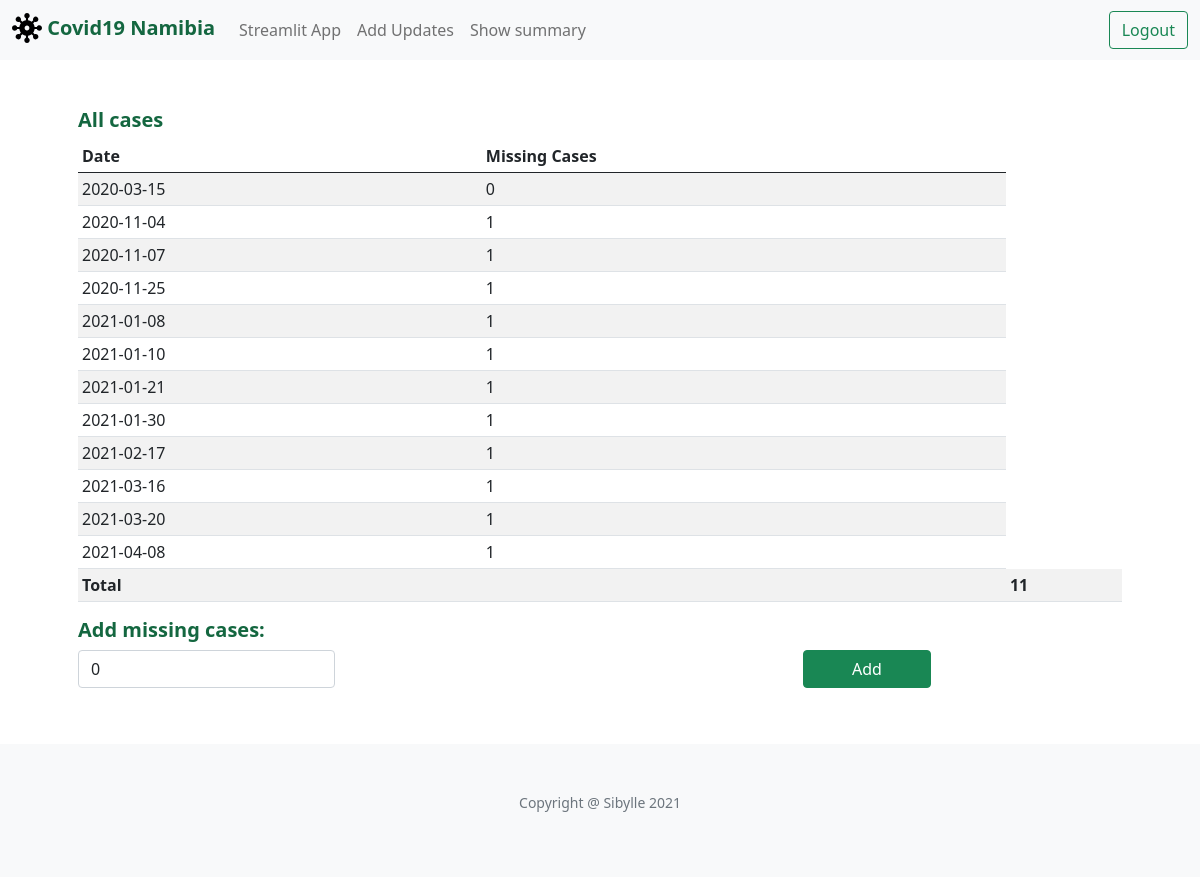
The page /missing_cases (signed in) on the database as committed earlier.
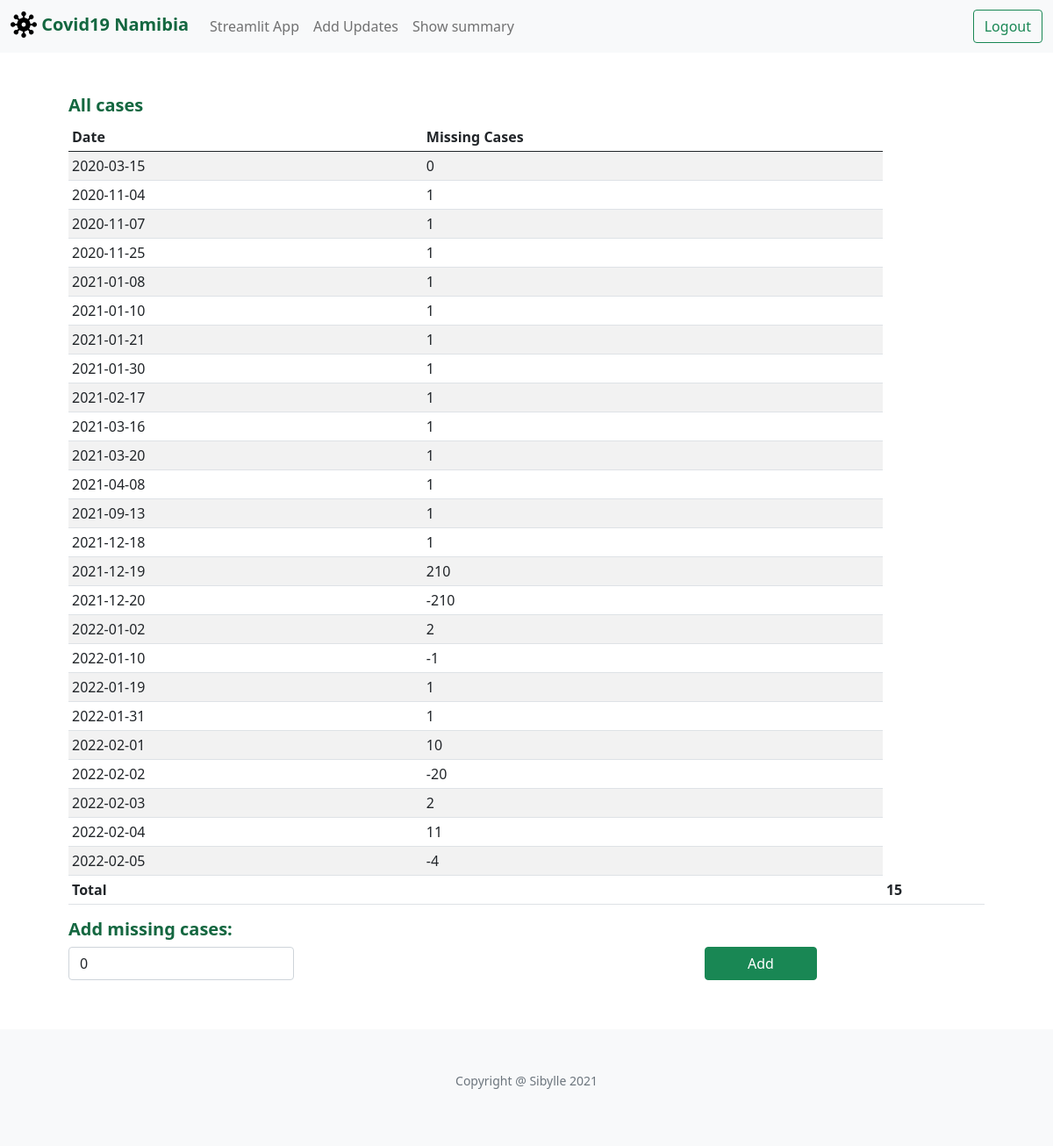
The same page on the database as committed later.
### tables this page shows
CREATE TABLE missing(id INTEGER PRIMARY KEY, missing_date TEXT NOT NULL, missing_cases INTEGER);

### application.py (the view)
@app.route("/missing_cases", methods=["GET", "POST"])
@login_required
def missing_cases():
    row = db.execute("SELECT * FROM active_date")
    new_date_str=row[0]['active_date']
    new_date = datetime.strptime(new_date_str, '%Y-%m-%d').date()
    if request.method == "POST":
        if request.form.get("missing_cases"):
            no_cases=int(request.form.get("missing_cases"))
        else:
            no_cases=0
        db.execute("INSERT INTO missing(missing_date,missing_cases) VALUES (?,?)", new_date,no_cases)
        rows = db.execute("SELECT * FROM missing WHERE missing_date <= ?",new_date)
        return render_template("missing_cases.html",new_date=new_date,missing_cases=rows)
    else:
        rows = db.execute("SELECT * FROM missing WHERE missing_date <= ?",new_date)
        return render_template("missing_cases.html",new_date=new_date,missing_cases=rows)

### application.py (called while the page is built)
def login_required(f):
    @wraps(f)
    def decorated_function(*args, **kwargs):
        if session.get("user_id") is None:
            return redirect("/login")
        return f(*args, **kwargs)
    return decorated_function

@app.after_request
def after_request(response):
    response.headers["Cache-Control"] = "no-cache, no-store, must-revalidate"
    response.headers["Expires"] = 0
    response.headers["Pragma"] = "no-cache"
    return response

### templates/missing_cases.html (shortened to what this page needs)
{% extends "layout.html" %}
{% block main %}
  <h5>All cases</h5>
  <table class="table table-sm table-striped">
    <thead>
        <tr>
            <th scope="col">Date</th>
            <th scope="col">Missing Cases</th>
        </tr>
    </thead>
    <tbody>
        {% if missing_cases %}
        {% for row in missing_cases %}
        <tr>
            <td class="text-left">{{ row.missing_date }}</td>
            <td class="text-left">{{ row.missing_cases }}</td>
        </tr>
        {% endfor %}
        <tr>
            <td class="text-left" colspan="2"><strong>Total</strong></td>
            <td class="text-left"> <strong>{{ missing_cases|sum("missing_cases") }}</strong>
        </tr>
        {% endif %}
    </tbody>
  </table>
<form action="/missing_cases" method="post">
        <h5> Add missing cases:</h5>
        <div class="row">
            <div class="form-group col mb-2">
                <input autocomplete="off" autofocus class="form-control" name="missing_cases" placeholder="0" value="0" type="number">
            </div>
            <div class="col text-center">
                <button class="btn btn-success px-5" type="submit">Add</button>
            </div>
        </div>
  </form>
{% endblock %}

### templates/layout.html (shortened to what this page needs)
<!DOCTYPE html>
<html lang="en">
<head>
	<link href="https://cdn.jsdelivr.net/npm/bootstrap@5.0.1/dist/css/bootstrap.min.css" rel="stylesheet">
	<link rel="stylesheet" href="./static/styles.css">
</head>
<body>
	<nav class="navbar navbar-expand-md navbar-light bg-light">
	  	<div class="container-fluid">
	    <a class="navbar-brand" href="./">
	      <img src="./static/virus-svgrepo-com.svg" alt="" width="30" height="30" class="d-inline-block mb-1">
	      Covid19 Namibia
	    </a>
	    <div class="collapse navbar-collapse" id="navbarSupportedContent">
	        {% if session.user_id %}
		        <ul class="navbar-nav me-auto mb-2 mb-md-0">
		            <li class="nav-item"><a class="nav-link" href="https:/share.streamlit.io/ehasib/covid19-nam/app.py" target="_blank">Streamlit App</a></li>
		            <li class="nav-item"><a class="nav-link" href="./">Add Updates</a></li>
		            <li class="nav-item"><a class="nav-link" href="./summary">Show summary</a></li>
		        </ul>
		        <ul class="navbar-nav ms-auto mb-2 mb-md-0">
		            <li class="nav-item">
		            	<a class="btn btn-outline-success" href="/logout" role="button">Logout</a>
		            </li>
		        </ul>
        	{% endif %}
	    </div>
	  </div>
	</nav>
	<main class="container p-5">
            {% block main %}
            {% endblock %}
     </main>
	<footer class="small text-center text-muted bg-light p-5">
            <p> Copyright @ Sibylle 2021</p>
    </footer>
</body>
</html>

### static/styles.css (style rules this page uses)
body { font-weight: 400; font-style: normal; font-size: 16px; opacity: 1; visibility: visible; }
h2,h5 { color: #146740; font-weight:600; }
.navbar-light .navbar-brand { color: #146740; font-weight:600; }
.form-control { display: inline-block; width: auto; }

Rows that differ between the two databases and show on the page:
added missing: missing_date "2021-09-13", missing_cases "1"
added missing: missing_date "2021-12-18", missing_cases "1"
added missing: missing_date "2021-12-19", missing_cases "210"
added missing: missing_date "2021-12-20", missing_cases "-210"
added missing: missing_date "2022-01-02", missing_cases "2"
added missing: missing_date "2022-01-10", missing_cases "-1"
added missing: missing_date "2022-01-19", missing_cases "1"
added missing: missing_date "2022-01-31", missing_cases "1"
added missing: missing_date "2022-02-01", missing_cases "10"
added missing: missing_date "2022-02-02", missing_cases "-20"
added missing: missing_date "2022-02-03", missing_cases "2"
added missing: missing_date "2022-02-04", missing_cases "11"
added missing: missing_date "2022-02-05", missing_cases "-4"
Other text that changed with them:
{{ missing_cases|sum("missing_cases") }}: "11" → "15"
